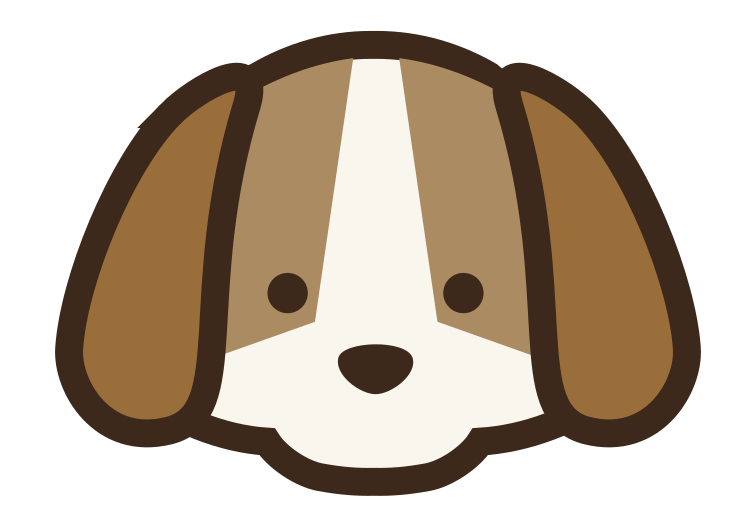
#> input picture Optimal_SLIC/dog1.png, 739 x 521 px
$ python K_means.py
#> lines starting #> are read from the running program, lines starting #| are printed output that depends on the picture; after the words box and inside, x2 and y2 are one past the last pixel; in counts of white or black regions, pixels touching at a corner belong together
import cv2
import numpy as np
from sklearn.cluster import KMeans

# 读入图像
img = cv2.imread('dog1.png')
#> img is the input picture: shape (521, 739, 3); mean B, G, R 163.2, 179.2, 193.3

# 获取切割的范围
# mask = cv2.imread('mask.jpg', 0)
# mask = (mask > 128).astype(np.uint8)

# 将图像转换为 LAB 空间
lab = cv2.cvtColor(img, cv2.COLOR_BGR2LAB)
#> lab: shape (521, 739, 3); mean of channels 0, 1, 2 184.6, 131.7, 138.9


# 定義多邊形的頂點座標
pts = np.array([[150, 100], [200, 100], [200, 150], [150, 150]], np.int32)

# 創建一個空白圖像，大小與原圖片相同
mask = np.zeros_like(img)

# 將多邊形的內部區域填充為白色
cv2.fillPoly(mask, [pts], (255,255,255))
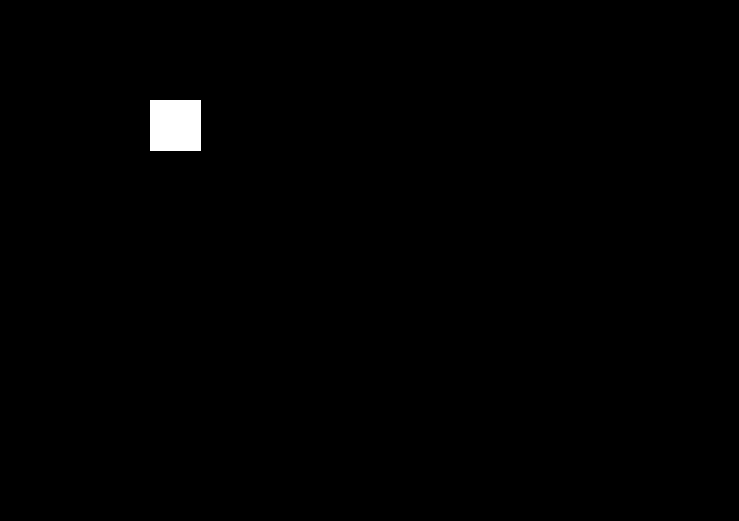
#> mask: shape (521, 739, 3); 0.68% white; 1 white region, box (x1, y1, x2, y2) and area: (150, 100, 201, 151) 2601

# 將原圖片和填充後的多邊形進行按位與運算
cropped_image = cv2.bitwise_and(img, mask)


# 获取切割范围内的颜色
# cropped_image = lab[80:280, 150:330]
cropped_image = lab[280:480, 330:510]
#> cropped_image: shape (200, 180, 3); mean of channels 0, 1, 2 196.5, 130, 135.3
# colors = img[mask > 0].reshape(-1, 3)
colors = cropped_image.reshape(-1, 3)

# 使用 k-means 聚合颜色
kmeans = KMeans(n_clusters=1, random_state=0).fit(colors)
kmeansImg = (kmeans.labels_).reshape(cropped_image.shape[0], cropped_image.shape[1])
#> kmeansImg: shape (200, 180) int32; every value is 0

# 将图像颜色设置为聚类中心颜色
# new_img = np.zeros_like(img)
new_img = np.zeros_like(cropped_image)
for i, color in enumerate(kmeans.cluster_centers_):
    print(i)
    print(len(kmeansImg)) # [0 0 0 ... 0 0 0]
    # new_img[mask > 0][kmeansImg == i] = color
    new_img[kmeansImg == i] = color.astype(int)
#> this loop made 1 pass
#> color on pass 1: [196.5, 130, 135.3]
#| 0
#| 200
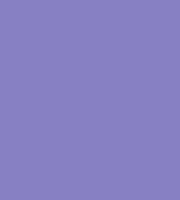
#> new_img: shape (200, 180, 3); mean of channels 0, 1, 2 196, 129, 135; drawn as B, G, R


# 将图像转换回 BGR 空间
new_img = cv2.cvtColor(new_img, cv2.COLOR_LAB2BGR)
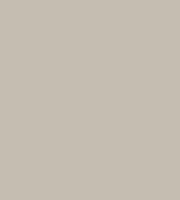
#> new_img: shape (200, 180, 3); mean B, G, R 177, 189, 197

# 保存处理后的图像
# cv2.imwrite('new_dog1.png', new_img)
cv2.imshow("new_img", new_img)
cv2.imshow("cropped_image", cropped_image)
cv2.imshow("img", img)
cv2.waitKey(0)
